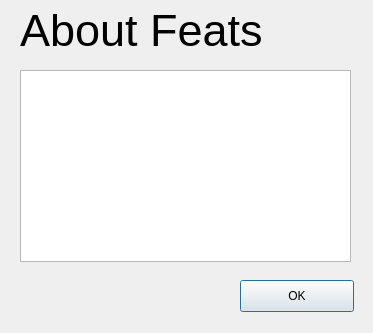
<?xml version="1.0" encoding="UTF-8"?>
<ui version="4.0">
 <class>FeatHelpDialog</class>
 <widget class="QDialog" name="FeatHelpDialog">
  <property name="geometry">
   <rect>
    <x>0</x>
    <y>0</y>
    <width>373</width>
    <height>333</height>
   </rect>
  </property>
  <property name="windowTitle">
   <string>Dialog</string>
  </property>
  <widget class="QTextBrowser" name="textInfo">
   <property name="geometry">
    <rect>
     <x>20</x>
     <y>70</y>
     <width>331</width>
     <height>192</height>
    </rect>
   </property>
   <property name="html">
    <string>&lt;!DOCTYPE HTML PUBLIC &quot;-//W3C//DTD HTML 4.0//EN&quot; &quot;http://www.w3.org/TR/REC-html40/strict.dtd&quot;&gt;
&lt;html&gt;&lt;head&gt;&lt;meta name=&quot;qrichtext&quot; content=&quot;1&quot; /&gt;&lt;style type=&quot;text/css&quot;&gt;
p, li { white-space: pre-wrap; }
&lt;/style&gt;&lt;/head&gt;&lt;body style=&quot; font-family:'Lucida Grande'; font-size:13pt; font-weight:400; font-style:normal;&quot;&gt;
&lt;p style=&quot;-qt-paragraph-type:empty; margin-top:12px; margin-bottom:12px; margin-left:0px; margin-right:0px; -qt-block-indent:0; text-indent:0px;&quot;&gt;&lt;br /&gt;&lt;/p&gt;&lt;/body&gt;&lt;/html&gt;</string>
   </property>
  </widget>
  <widget class="QLabel" name="lblTitle">
   <property name="geometry">
    <rect>
     <x>20</x>
     <y>10</y>
     <width>261</width>
     <height>41</height>
    </rect>
   </property>
   <property name="font">
    <font>
     <family>Arial</family>
     <pointsize>34</pointsize>
    </font>
   </property>
   <property name="text">
    <string>About Feats</string>
   </property>
  </widget>
  <widget class="QPushButton" name="btnOk">
   <property name="geometry">
    <rect>
     <x>240</x>
     <y>280</y>
     <width>114</width>
     <height>32</height>
    </rect>
   </property>
   <property name="text">
    <string>OK</string>
   </property>
  </widget>
 </widget>
 <resources/>
 <connections/>
</ui>
